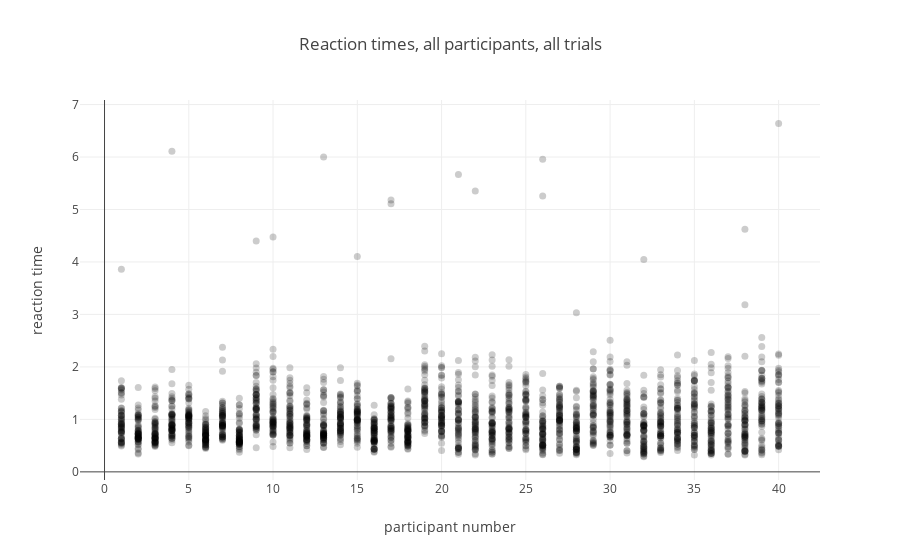

The notebook cell this image was saved under:
### Markdown cell above
Let's make a simple scatterplot. There are a number of different ways to create plotly plots in Python. This approach relies on defining a "data" object, which specifies the data to be plotted, and the type of plot to create, and optionally a "layout" object, which specifies things like axes.

### Code cell
data = [ go.Scatter(
        x=expdata['participant'],
        y=expdata['reactionTime'], 
        mode = 'markers',
        marker = dict(      # optionally define marker color and size
            size = 7,
            color = 'rgba(0, 0, 0, .2)'
        )
)]

# optional additional layout options:
layout = go.Layout(
    title="Reaction times, all participants, all trials",
    xaxis=dict(title='participant number'),
    yaxis=dict(title='reaction time'),
    hovermode = 'closest'
)
fig = go.Figure(data=data, layout=layout)

iplot(fig)

### Figure 1 — Plotly figure (JSON) as saved in the notebook; plotly's stock layout.template omitted (floating-point values rounded to 4 significant figures; data arrays with more than 128 entries replaced by an {"elided": "..."} marker saying what was removed)
{"data": [{"marker": {"color": "rgba(0, 0, 0, .2)", "size": 7}, "mode": "markers", "type": "scatter", "uid": "e3c9cf16-2afb-4a9c-a956-56611300b1f1", "x": {"elided": "2400 int values"}, "y": {"elided": "2400 float values"}}], "layout": {"hovermode": "closest", "title": {"text": "Reaction times, all participants, all trials"}, "xaxis": {"title": {"text": "participant number"}}, "yaxis": {"title": {"text": "reaction time"}}}}
